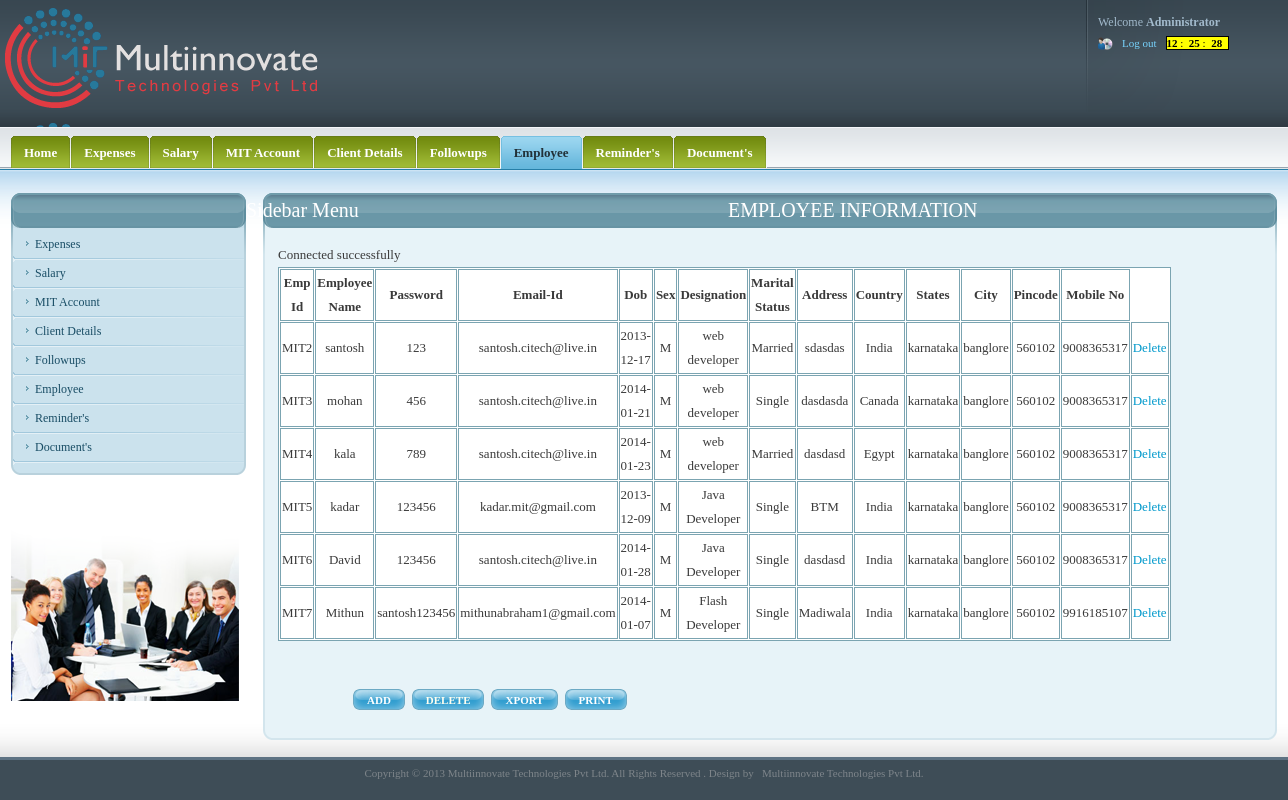
Page /AddEmployeeView.php on the committed database.
### tables this page shows
CREATE TABLE IF NOT EXISTS `member_details` (
  `id` int(11) NOT NULL AUTO_INCREMENT,
  `code` varchar(25) NOT NULL,
  `user_login_fk` int(11) NOT NULL,
  `first_name` varchar(50) DEFAULT NULL,
  `password` varchar(50) DEFAULT NULL,
  `mailid` varchar(30) DEFAULT NULL,
  `dob` date DEFAULT NULL,
  `gender` varchar(50) DEFAULT NULL,
  `designation` varchar(50) DEFAULT NULL,
  `mstatus` varchar(50) DEFAULT NULL,
  `address` varchar(20) DEFAULT NULL,
  `country` varchar(20) DEFAULT NULL,
  `states` varchar(20) DEFAULT NULL,
  `city` varchar(20) DEFAULT NULL,
  `pin` int(15) DEFAULT NULL,
  `mobile_number` decimal(10,0) DEFAULT NULL,
  `is_approved` tinyint(1) DEFAULT '1',
  `isactive` tinyint(1) NOT NULL DEFAULT '1',
  `insert_userid` tinyint(1) NOT NULL,
  `insert_TS` timestamp NOT NULL DEFAULT CURRENT_TIMESTAMP,
  `update_userid` tinyint(1) DEFAULT NULL,
  `update_TS` timestamp NULL DEFAULT '0000-00-00 00:00:00',
  PRIMARY KEY (`id`),
  UNIQUE KEY `user_login_fk` (`user_login_fk`),
  UNIQUE KEY `code` (`code`)
);

### AddEmployeeView.php (the view, shortened to what this page needs)
<!DOCTYPE html PUBLIC "-//W3C//DTD XHTML 1.0 Strict//EN" "http://www.w3.org/TR/xhtml1/DTD/xhtml1-strict.dtd">
<html xmlns="http://www.w3.org/1999/xhtml">
<head>
<link media="screen" rel="stylesheet" type="text/css" href="css/admin.css"  />
 <link rel="stylesheet" href="http://code.jquery.com/ui/1.10.2/themes/smoothness/jquery-ui.css" />
  <link rel="stylesheet" href="/resources/demos/style.css" />
</head>
<body onLoad="digital_clock()">
	<div id="wrapper">
		<div id="head">
			<div id="logo_user_details">
				<h1 id="logo"><a href="#">websitename Administration Panel</a></h1>
				<div id="user_details">
					<ul id="user_details_menu">
						<li>Welcome <strong>Administrator</strong></li>
						<li>
							<ul id="user_access">
							<li class="last"><a href="index.php">Log out</a></li>
                            <li>
                                	    <span style="background:#FF0; border:#000 1px solid; font:'Times New Roman', Times, serif bold; color:#000">
										<b id=hours></b>&nbsp;:&nbsp;
										<b id=minutes></b>&nbsp;:&nbsp;
										<b id=seconds></b> &nbsp;
								   </span>
                                </li>
							</ul>
						</li>
					</ul>
				</div>
			</div>
			<div id="menus_wrapper">
			  <div id="main_menu">
					<ul>
						<li><a href="home.php"><span><span>Home</span></span></a></li>
                        <li><a href="monthlyview.php"><span><span>Expenses</span></span></a></li>
                           <li><a href="salaryview.php"><span><span>Salary</span></span></a></li>
						<li><a href="passview.php"><span><span>MIT Account</span></span></a></li>
						<li><a href="clientview.php" ><span><span>Client Details</span></span></a></li>
						<li><a href="followupview.php"><span><span>Followups</span></span></a></li>
                        	<li><a href="AddEmployeeView.php" class="selected"><span><span>Employee</span></span></a></li>
						<li><a href="reminders.php"><span><span>Reminder's</span></span></a></li>
                        <li><a href="DocumentView.php"><span><span>Document's</span></span></a></li>
					</ul>
				</div>
			</div>
		</div>
  <div id="content">
			<div id="page">
				<div class="inner">
					<div class="section">
						<div class="title_wrapper">
							<h2 style="margin-left:450px";> EMPLOYEE INFORMATION</h2>
							<span class="title_wrapper_left"></span>
							<span class="title_wrapper_right"></span>
						</div>
				  <div class="section_content">
							<div class="sct">
								<div class="sct_left">
									<div class="sct_right">
										<div class="sct_left">
											<div class="sct_right">
												<form action="" method="" class="search_form general_form">
													<fieldset>
														<div class="forms">
			<?php
							include "includes/db_con.php";
							$query = "select * from  member_details";
							$res = mysql_query($query);
							$num_rows = mysql_num_rows($res);
								if($num_rows>=1){
echo"<table id='table_struct' border='1' width='700' cellspacing='1' cellpadding='1'  bordercolor='7BA4B1' cellspacing='1' cellpadding='1' bgcolor='#FFFFFF';><tr class='tr_class'>
							<td align='center' style='font-weight:bold'>Emp Id</td>
							<td align='center' style='font-weight:bold'> Employee Name</td>
							<td align='center' style='font-weight:bold'> Password </td>
							<td align='center' style='font-weight:bold'> Email-Id </td>
							<td align='center' style='font-weight:bold'> Dob </td>
							<td align='center' style='font-weight:bold'> Sex </td>
   							<td align='center' style='font-weight:bold'>Designation </td>
							<td align='center' style='font-weight:bold'>Marital Status</td>
							<td align='center' style='font-weight:bold'>Address</td>
							<td align='center' style='font-weight:bold'>Country</td>
							<td align='center' style='font-weight:bold'>States</td>
							<td align='center' style='font-weight:bold'>City</td>
							<td align='center' style='font-weight:bold'>Pincode</td>
							<td align='center' style='font-weight:bold'>Mobile No</td>
							</tr>";
								while($row = mysql_fetch_array($res))
								{
									    $id = $row['id'];
										echo"<tr class='tr_class1'>
										<td align='center'>".$row['code']."</td>
										<td align='center'>".$row['first_name']."</td>
										<td align='center'>".$row['password']."</td>
										<td align='center'>".$row['mailid']."</td>
										<td align='center'>".$row['dob']."</td>
										<td align='center'>".$row['gender']."</td>
										<td align='center'>".$row['designation']."</td>
										<td align='center'>".$row['mstatus']."</td>
										<td align='center'>".$row['address']."</td>
										<td align='center'>".$row['country']."</td>
										<td align='center'>".$row['states']."</td>
										<td align='center'>".$row['city']."</td>
										<td align='center'>".$row['pin']."</td>
										<td align='center'>".$row['mobile_number']."</td>";
  echo "<td style='cursor:pointer;color:#0099CC'><a onclick='var con = confirm(\"R u sure?\"); if(con){window.location=\"AddemployeeDelete.php?id=$id\"}'>Delete</a></td>";
  echo "</tr>";
								}
								echo "</table>";
							}
							else	{
								echo "<table  width='800px' cellspacing='1' cellpadding='1'><tr class='tr_class'><td>No Record Found!!</td></tr></table>";
								}
						 	?><br /><br />
														<div class="row">
															<div class="buttons">
																<ul>
         <li><span class="button send_form_btn"><span><span><a href="addemployee.php"><font color="#FFFFFF">ADD</font></a></span></span></span></li>
<?php
$Query = "SELECT *FROM member_details";
$bool = 0;
$res = mysql_query($Query);
 while($Row = mysql_fetch_array($res))
     {
	  	$Eid = $Row['id'];
	  		if($Eid==$Row['id'])
	  				{
					   	$bool=1;
					   	break;
	  				}
	 }
	 if($bool)
	 {
echo "<li><span class='button send_form_btn'><span><span><font color='#FFFFF'><a style='cursor:pointer'onclick='var con = confirm(\"R u sure?\"); if(con){window.location=\"AddemployeeDelete.php?id=$Eid\"}'>DELETE</a></span></span></font>";
	 }
?>
<li><span class="button send_form_btn"><span><span><a href="EmployeeXport.php"><font color="#FFFFFF">XPORT</font></a></span></span></span></li>
 <li><span class="button send_form_btn"><span><span><a href="#" onclick="PrintCurrentWnd()"><font color="#FFFFFF">PRINT</font></a></span></span></span></li>
		</ul>
															</div>
														</div>
														</div>
													</fieldset>
									        </form>
											</div>
										</div>
									</div>
								</div>
							</div>
							<span class="scb"><span class="scb_left"></span><span class="scb_right"></span></span>
						</div>
					</div>
				</div>
			</div>
			<div id="sidebar">
				<div class="inner">
					<div class="section">
						<div class="title_wrapper">
							<h2>Sidebar Menu</h2>
							<span class="title_wrapper_left"></span>
							<span class="title_wrapper_right"></span>
						</div>
				  <div class="section_content">
							<div class="sct">
								<div class="sct_left">
									<div class="sct_right">
										<div class="sct_left">
											<div class="sct_right">
												<ul class="sidebar_menu">
                        <li><a href="monthlyview.php"><span><span>Expenses</span></span></a></li>
                           <li><a href="salaryview.php"><span><span>Salary</span></span></a></li>
						<li><a href="passview.php" class="selected"><span><span>MIT Account</span></span></a></li>
						<li><a href="clientview.php"><span><span>Client Details</span></span></a></li>
						<li><a href="followupview.php"><span><span>Followups</span></span></a></li>
                        	<li><a href="AddEmployeeView.php"><span><span>Employee</span></span></a></li>
						<li><a href="reminders.php"><span><span>Reminder's</span></span></a></li>
                        <li><a href="Documents.php"><span><span>Document's</span></span></a></li>
                                                   </ul>
											</div>
										</div>
									</div>
								</div>
							</div>
							<span class="scb"><span class="scb_left"></span><span class="scb_right"></span></span>
						</div>
					</div>
					<div class="section_content">
							<img src="images/chitfundside.png"/>
						</div>
				</div>
			</div>
		</div>
	</div>
	<div id="footer">
		<div id="footer_inner">
		<center><p> Copyright &copy; 2013  Multiinnovate Technologies Pvt Ltd. All Rights Reserved . Design by &nbsp; <a href="http://www.multiinnovate.com" title="Multiinnovate Technologies"
target="_blank">Multiinnovate Technologies Pvt Ltd.</a></p></center>
		</div>
	</div>
</body>
</html>

### css/style.css (style rules this page uses)
.title_wrapper h2 { margin-left:220px; }

### css/forms.css (style rules this page uses)
.button { display: block; color: #fff; background:url(layout/submit_middle.gif) repeat-x; font-size: 11px; overflow: hidden; position: relative; top: 0; left: 0; float: left; font-weight: bold; text-decoration: none; }
.button span { background:url(layout/submit_left.gif) no-repeat; display: block; float: left; white-space: nowrap; }
.button span span { background:url(layout/submit_right.gif) no-repeat right 0; display: block; padding: 0 14px; height: 21px; line-height: 22px; }
.general_form, .general_form fieldset { margin: 0; padding: 0; border: 0; }
.general_form fieldset { width: 100%; overflow: hidden; padding: 0; position: relative; top: 0; left: 0; }
.forms { float: left; width: 620px; }
.general_form { font-size: 13px; line-height: 24px; }
.general_form .row { width: 1000px; overflow: hidden; padding: 0px 0px 15px; float: left; }
.send_form_btn { background-image:url(layout/site/forms/send_form_middle.gif); background-color: #339fd0; }
.send_form_btn span { background-image:url(layout/site/forms/send_form_left.gif); }
.send_form_btn span span { background-image:url(layout/site/forms/send_form_right.gif); }
.buttons { float: left; padding: 0 0 0 75px; }
.buttons ul { margin: 0; padding: 0 30px 0 0; float: left; }
.buttons ul li { float: left; margin: 0; padding: 0 7px 0 0; list-style:none; }
.general_form .forms { width: 80%; }

### rows in the picture
member_details: code "MIT2", first_name "santosh", password "123", mailid "santosh.citech@live.in", dob "2013-12-17", gender "M", designation "web developer", mstatus "Married", address "sdasdas", country "India", states "karnataka", city "banglore", pin "560102", mobile_number "9008365317"
member_details: code "MIT3", first_name "mohan", password "456", mailid "santosh.citech@live.in", dob "2014-01-21", gender "M", designation "web developer", mstatus "Single", address "dasdasda", country "Canada", states "karnataka", city "banglore", pin "560102", mobile_number "9008365317"
member_details: code "MIT4", first_name "kala", password "789", mailid "santosh.citech@live.in", dob "2014-01-23", gender "M", designation "web developer", mstatus "Married", address "dasdasd", country "Egypt", states "karnataka", city "banglore", pin "560102", mobile_number "9008365317"
member_details: code "MIT5", first_name "kadar", password "123456", mailid "kadar.mit@gmail.com", dob "2013-12-09", gender "M", designation "Java Developer", mstatus "Single", address "BTM", country "India", states "karnataka", city "banglore", pin "560102", mobile_number "9008365317"
member_details: code "MIT6", first_name "David", password "123456", mailid "santosh.citech@live.in", dob "2014-01-28", gender "M", designation "Java Developer", mstatus "Single", address "dasdasd", country "India", states "karnataka", city "banglore", pin "560102", mobile_number "9008365317"
member_details: code "MIT7", first_name "Mithun", password "santosh123456", mailid "mithunabraham1@gmail.com", dob "2014-01-07", gender "M", designation "Flash Developer", mstatus "Single", address "Madiwala", country "India", states "karnataka", city "banglore", pin "560102", mobile_number "9916185107"
